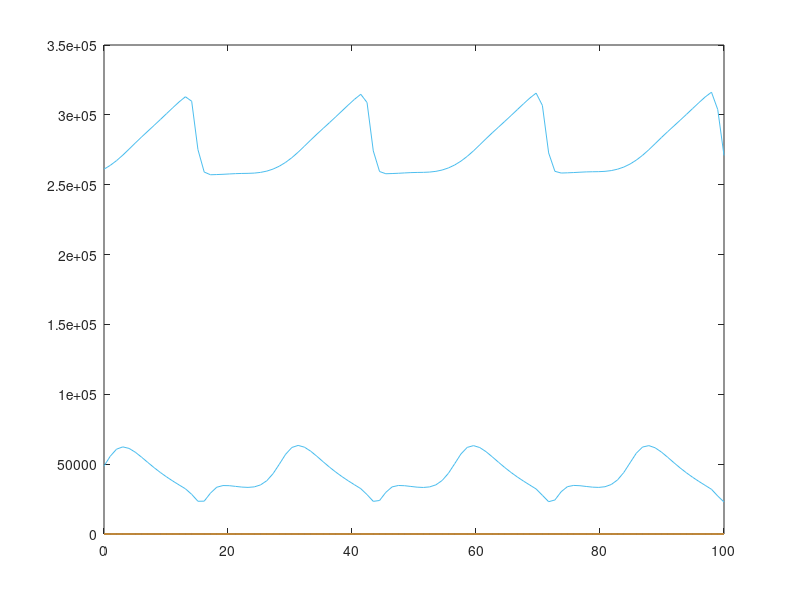

Write MATLAB code to recreate this figure.
% This file works with OCTAVE and is automatically generated with 
% the System Biology Format Converter (http://sbfc.sourceforge.net/)
% from an SBML file.
% To run this file with Matlab you must edit the comments providing
% the definition of the ode solver and the signature for the 
% xdot function.
%
% The conversion system has the following limitations:
%  - You may have to re order some reactions and Assignment Rules definition
%  - Delays are not taken into account
%  - You should change the lsode parameters (start, end, steps) to get better results
%

%
% Model name = Roblitz2013 - Menstrual Cycle following GnRH analogue administration
%
% is http://identifiers.org/biomodels.db/MODEL1311220000
% is http://identifiers.org/biomodels.db/BIOMD0000000494
% isDescribedBy http://identifiers.org/pubmed/23206386
%


function main()
%Initial conditions vector
	x0=zeros(45,1);
	x0(1) = 2.26;
	x0(2) = 19.92;
	x0(3) = 45.0;
	x0(4) = 0.662;
	x0(5) = 4.1;
	x0(6) = 48627.2;
	x0(7) = 0.00326;
	x0(8) = 1.447E-5;
	x0(9) = 1.294E-5;
	x0(10) = 1.07;
	x0(11) = 86.84;
	x0(12) = 52.18;
	x0(13) = 261119.0;
	x0(14) = 0.263;
	x0(15) = 2.667;
	x0(16) = 2.762E-5;
	x0(17) = 3.772E-4;
	x0(18) = 0.00334;
	x0(19) = 0.01385;
	x0(20) = 7.652E-19;
	x0(21) = 2.41;
	x0(22) = 0.244;
	x0(23) = 6.341;
	x0(24) = 1.497;
	x0(25) = 0.119;
	x0(26) = 0.00928;
	x0(27) = 9.409E-4;
	x0(28) = 8.41;
	x0(29) = 0.699;
	x0(30) = 1.098E-8;
	x0(31) = 2.171E-6;
	x0(32) = 0.504;
	x0(33) = 1.604E-5;
	x0(34) = 0.0;
	x0(35) = 0.0;
	x0(36) = 0.0;
	x0(37) = 0.0;
	x0(38) = 0.0;
	x0(39) = 0.0;
	x0(40) = 0.0;
	x0(41) = 0.0;
	x0(42) = 0.0;
	x0(43) = 0.0;
	x0(44) = 0.0;
	x0(45) = 0.0;


% Depending on whether you are using Octave or Matlab,
% you should comment / uncomment one of the following blocks.
% This should also be done for the definition of the function f below.
% Start Matlab code
%	tspan=[0:0.01:100];
%	opts = odeset('AbsTol',1e-3);
%	[t,x]=ode23tb(@f,tspan,x0,opts);
% End Matlab code

% Start Octave code
	t=linspace(0,100,100);
	x=lsode('f',x0,t);
% End Octave code


	plot(t,x);
end



% Depending on whether you are using Octave or Matlab,
% you should comment / uncomment one of the following blocks.
% This should also be done for the definition of the function f below.
% Start Matlab code
%function xdot=f(t,x)
% End Matlab code

% Start Octave code
function xdot=f(x,t)
% End Octave code

% Compartment: id = default, name = default, constant
	compartment_default=1.0;
% Parameter:   id =  p1, name = b_syn_LH
	global_par_p1=7309.91587614104;
% Parameter:   id =  p2, name = k_E2_LH
	global_par_p2=7309.91587614104;
% Parameter:   id =  p174, name = k_AF2_IhB
	global_par_p174=447.467334884553;
% Parameter:   id =  p173, name = b_IhB
	global_par_p173=89.4934669769107;
% Parameter:   id =  p3, name = T_E2_LH
	global_par_p3=192.2041;
% Parameter:   id =  p4, name = T_P4_LH
	global_par_p4=2.3708;
% Parameter:   id =  p6, name = n_E2_LH
	global_par_p6=10.0;
% Parameter:   id =  p7, name = n_P4_LH
	global_par_p7=1.0;
% Parameter:   id =  p175, name = k_Sc2_IhB
	global_par_p175=134240.200465366;
% Parameter:   id =  p152, name = k_AF2_E2
	global_par_p152=2.09450510112762;
% Parameter:   id =  p158, name = b_E2
	global_par_p158=51.558081260068;
% Parameter:   id =  p159, name = k_AF3_E2
	global_par_p159=9.28;
% Parameter:   id =  p160, name = k_AF4_E2
	global_par_p160=3480.27;
% Parameter:   id =  p161, name = k_PrF_E2
	global_par_p161=0.972;
% Parameter:   id =  p164, name = k_Lut1_E2
	global_par_p164=1713.71039914086;
% Parameter:   id =  p165, name = k_Lut4_E2
	global_par_p165=8675.13871487382;
% Parameter:   id =  p154, name = k_cl_E2
	global_par_p154=5.23500984428137;
% Parameter:   id =  p168, name = b_IhA
	global_par_p168=1.44522999821013;
% Parameter:   id =  p169, name = k_PrF_IhA
	global_par_p169=2.28494719885448;
% Parameter:   id =  p170, name = k_Lut2_IhA
	global_par_p170=28.2110255951316;
% Parameter:   id =  p171, name = k_Lut3_IhA
	global_par_p171=216.85;
% Parameter:   id =  p172, name = k_Lut4_IhA
	global_par_p172=114.247359942724;
% Parameter:   id =  p177, name = k_Sc1_IhA
	global_par_p177=60.0;
% Parameter:   id =  p178, name = k_Lut1_IhA
	global_par_p178=180.0;
% Parameter:   id =  p166, name = b_P4
	global_par_p166=0.9426346876678;
% Parameter:   id =  p167, name = k_Lut4_P4
	global_par_p167=761.643100053696;
% Parameter:   id =  p155, name = k_cl_P4
	global_par_p155=5.12958654018257;
% Parameter:   id =  p301, name = a_0
	global_par_p301=0.005593;
% Parameter:   id =  p203, name = T_P4_freq
	global_par_p203=1.2;
% Parameter:   id =  p204, name = n_P4_freq
	global_par_p204=2.0;
% Parameter:   id =  p205, name = T_E2_freq
	global_par_p205=220.0;
% Parameter:   id =  p206, name = n_E2_freq
	global_par_p206=10.0;
% Parameter:   id =  p208, name = T_E2_mass_1
	global_par_p208=220.0;
% Parameter:   id =  p209, name = n_E2_mass_1
	global_par_p209=2.0;
% Parameter:   id =  p210, name = T_E2_mass_2
	global_par_p210=9.6;
% Parameter:   id =  p211, name = n_E2_mass_2
	global_par_p211=1.0;
% Parameter:   id =  p12, name = V_blood
	global_par_p12=5.0;
% Parameter:   id =  p300, name = k_degr_G
	global_par_p300=0.447467334884553;
% Parameter:   id =  p30, name = k_cl_IhAe
	global_par_p30=0.1989;
% Parameter:   id =  p21, name = k_Ih_FSH
	global_par_p21=22129.0495793807;
% Parameter:   id =  p22, name = T_IhA
	global_par_p22=95.81;
% Parameter:   id =  p23, name = T_IhB
	global_par_p23=70.0;
% Parameter:   id =  p24, name = n_IhA
	global_par_p24=5.0;
% Parameter:   id =  p25, name = n_IhB
	global_par_p25=2.0;
% Parameter:   id =  p11, name = T_freq_FSH
	global_par_p11=10.0;
% Parameter:   id =  p13, name = n_freq_FSH
	global_par_p13=3.0;
% Parameter:   id =  p8, name = T_GR_LH
	global_par_p8=3.0E-4;
% Parameter:   id =  p9, name = n_GR_LH
	global_par_p9=5.0;
% Parameter:   id =  p16, name = b_rel_LH
	global_par_p16=0.00476024700196886;
% Parameter:   id =  p5, name = k_GR_LH
	global_par_p5=0.190415249686773;
% Parameter:   id =  p302, name = k_on_G
	global_par_p302=322.176481116879;
% Parameter:   id =  p307, name = k_recy_RG
	global_par_p307=32.2176481116879;
% Parameter:   id =  p306, name = k_inter_RG
	global_par_p306=3.22176481116878;
% Parameter:   id =  p308, name = k_degr_RG
	global_par_p308=0.0894934669769107;
% Parameter:   id =  p311, name = k_syn_RG
	global_par_p311=8.94934669769107E-5;
% Parameter:   id =  p303, name = k_off_G
	global_par_p303=644.352962233757;
% Parameter:   id =  p309, name = k_inact_GR
	global_par_p309=32.2176481116879;
% Parameter:   id =  p310, name = k_act_GR
	global_par_p310=3.222;
% Parameter:   id =  p305, name = k_diss_GRi
	global_par_p305=32.2176481116879;
% Parameter:   id =  p231, name = k_cl_LH
	global_par_p231=74.8505459101486;
% Parameter:   id =  p230, name = k_on_LH
	global_par_p230=2.1430105602291;
% Parameter:   id =  p234, name = k_des_LH
	global_par_p234=183.363164488992;
% Parameter:   id =  p232, name = k_recy_LH
	global_par_p232=68.9493466976911;
% Parameter:   id =  p17, name = b_rel_FSH
	global_par_p17=0.0569894397708967;
% Parameter:   id =  p28, name = k_GR_FSH
	global_par_p28=0.27201539287632;
% Parameter:   id =  p18, name = T_GR_FSH
	global_par_p18=3.0E-4;
% Parameter:   id =  p20, name = n_GR_FSH
	global_par_p20=2.0;
% Parameter:   id =  p240, name = k_on_FSH
	global_par_p240=3.52890638983354;
% Parameter:   id =  p242, name = k_recy_FSH
	global_par_p242=61.0291748702345;
% Parameter:   id =  p244, name = k_des_FSH
	global_par_p244=138.303203866118;
% Parameter:   id =  p94, name = k_s
	global_par_p94=0.2186056917845;
% Parameter:   id =  p90, name = T_FSH_s
	global_par_p90=3.0;
% Parameter:   id =  p91, name = n_FSH_s
	global_par_p91=5.0;
% Parameter:   id =  p95, name = k_cl_s
	global_par_p95=1.34267048505459;
% Parameter:   id =  p92, name = T_P4_s
	global_par_p92=1.2348;
% Parameter:   id =  p93, name = n_P4_s
	global_par_p93=5.0;
% Parameter:   id =  p49, name = k_AF1
	global_par_p49=3.66180418829425;
% Parameter:   id =  p48, name = T_FSHR_AF1
	global_par_p48=0.608121;
% Parameter:   id =  p47, name = n_FSHR_AF1
	global_par_p47=3.0;
% Parameter:   id =  p50, name = k_AF1_AF2
	global_par_p50=1.22060139609808;
% Parameter:   id =  p51, name = k_AF2_AF3
	global_par_p51=4.88231609092536;
% Parameter:   id =  p52, name = SF_LHR
	global_par_p52=2.7262;
% Parameter:   id =  p46, name = n_AF2_AF3
	global_par_p46=3.68896;
% Parameter:   id =  p32, name = k_AF3_AF4
	global_par_p32=122.060139609808;
% Parameter:   id =  p43, name = n_AF3_AF4
	global_par_p43=5.0;
% Parameter:   id =  p31, name = k_AF3_AF3
	global_par_p31=0.122060139609808;
% Parameter:   id =  p55, name = SeF_max
	global_par_p55=10.0;
% Parameter:   id =  p33, name = k_A42_AF4
	global_par_p33=12.2060139609808;
% Parameter:   id =  p44, name = n_AF4
	global_par_p44=2.0;
% Parameter:   id =  p34, name = k_AF4_PrF
	global_par_p34=332.754608913549;
% Parameter:   id =  p35, name = k_cl_PrF
	global_par_p35=122.060139609808;
% Parameter:   id =  p45, name = n_OvF
	global_par_p45=6.0;
% Parameter:   id =  p27, name = k_OvF
	global_par_p27=7.98433864327904;
% Parameter:   id =  p53, name = T_PrF_OvF
	global_par_p53=3.0;
% Parameter:   id =  p54, name = n_PrF_OvF
	global_par_p54=10.0;
% Parameter:   id =  p36, name = k_cl_OvF
	global_par_p36=12.2060139609808;
% Parameter:   id =  p26, name = k_Sc1
	global_par_p26=1.20834079112225;
% Parameter:   id =  p56, name = T_OvF_Sc1
	global_par_p56=0.02;
% Parameter:   id =  p57, name = n_OvF_Sc1
	global_par_p57=10.0;
% Parameter:   id =  p37, name = k_Sc1_Sc2
	global_par_p37=1.22060139609808;
% Parameter:   id =  p38, name = k_Sc2_Lut1
	global_par_p38=0.958117057454806;
% Parameter:   id =  p39, name = k_Lut1_Lut2
	global_par_p39=0.924735994272418;
% Parameter:   id =  p83, name = T_GR_Lut
	global_par_p83=8.0E-4;
% Parameter:   id =  p84, name = n_GR_Lut
	global_par_p84=5.0;
% Parameter:   id =  p40, name = k_Lut2_Lut3
	global_par_p40=0.756765706103455;
% Parameter:   id =  p41, name = k_Lut3_Lut4
	global_par_p41=0.610291748702345;
% Parameter:   id =  p42, name = k_cl_Lut4
	global_par_p42=0.542840522641847;
% Parameter:   id =  p156, name = k_IhA
	global_par_p156=4.28718453552891;
% Parameter:   id =  p157, name = k_cl_IhB
	global_par_p157=172.453910864507;
% Parameter:   id =  p304, name = k_degr_GRi
	global_par_p304=0.00894934669769107;
% Parameter:   id =  p241, name = k_cl_FSH
	global_par_p241=114.247359942724;
% Parameter:   id =  p80, name = m_GR_Lut
	global_par_p80=20.0;
% Parameter:   id =  freq, name = freq
% Parameter:   id =  mass, name = mass
% Parameter:   id =  facE2, name = facE2
	global_par_facE2=1.0;
% Parameter:   id =  facP4, name = facP4
	global_par_facP4=1.0;
% Parameter:   id =  facLH, name = facLH
	global_par_facLH=1.0;
% Parameter:   id =  facFSH, name = facFSH
	global_par_facFSH=1.0;
% Parameter:   id =  p202, name = f_0
	global_par_p202=16.0;
% Parameter:   id =  p201, name = m_E2_freq
	global_par_p201=1.0;
% Parameter:   id =  p274, name = k_A_Ago
	global_par_p274=54.2;
% Parameter:   id =  p275, name = cl_Ago
	global_par_p275=2.65;
% Parameter:   id =  p273, name = V_c_F_Ago
	global_par_p273=38.12;
% Parameter:   id =  p313, name = k_off_Ago
	global_par_p313=644.35;
% Parameter:   id =  p312, name = k_on_Ago
	global_par_p312=322.18;
% Parameter:   id =  p314, name = k_degr_AgoR
	global_par_p314=0.009;
% Parameter:   id =  p315, name = k_diss_AgoR
	global_par_p315=32.22;
% Parameter:   id =  p319, name = k_inact_AgoR
	global_par_p319=32.22;
% Parameter:   id =  p320, name = k_act_AgoR
	global_par_p320=3.22;
% Parameter:   id =  p269, name = t_0_Ago
	global_par_p269=91.0;
% Parameter:   id =  p272, name = dose_Ago
	global_par_p272=100.0;
% Parameter:   id =  p512, name = k_on_ant
	global_par_p512=322.18;
% Parameter:   id =  p513, name = k_off_Ant
	global_par_p513=644.35;
% Parameter:   id =  p514, name = k_degr_Ant
	global_par_p514=0.009;
% Parameter:   id =  p474, name = k_A_Ant
	global_par_p474=45.56;
% Parameter:   id =  p475, name = cl_Ant
	global_par_p475=5.0;
% Parameter:   id =  p473, name = V_c_F_Ant
	global_par_p473=34.9;
% Parameter:   id =  p476, name = k_cp_Ant
	global_par_p476=3.216;
% Parameter:   id =  p477, name = k_pc_Ant
	global_par_p477=4.76;
% Parameter:   id =  p469, name = t_0_Ant
	global_par_p469=34.0;
% Parameter:   id =  p472, name = dose_Ant
	global_par_p472=500.0;
% assignmentRule: variable = freq
	global_par_freq=global_par_p202/(1+(x(21)*global_par_p201*compartment_default/global_par_p7/(global_par_p203*global_par_facP4))^global_par_p204)*(1+global_par_p201*(x(3)*global_par_p201*compartment_default/global_par_p7/(global_par_p205*global_par_facE2))^global_par_p206/(1+(x(3)*global_par_p201*compartment_default/global_par_p7/(global_par_p205*global_par_facE2))^global_par_p206));
% assignmentRule: variable = mass
	global_par_mass=global_par_p301*((x(3)*global_par_p201*compartment_default/global_par_p7/(global_par_p208*global_par_facE2))^global_par_p209/(1+(x(3)*global_par_p201*compartment_default/global_par_p7/(global_par_p208*global_par_facE2))^global_par_p209)+1/(1+(x(3)*global_par_p201*compartment_default/global_par_p7/(global_par_p210*global_par_facE2))^global_par_p211));

% Reaction: id = re2, name = re2
	reaction_re2=compartment_default*function_1(x(8), compartment_default, global_par_p309);

% Reaction: id = re3, name = re3
	reaction_re3=compartment_default*function_2(x(9), compartment_default, global_par_p310);

% Reaction: id = re4, name = re4
	reaction_re4=compartment_default*function_3(x(27), compartment_default, global_par_p307);

% Reaction: id = re5, name = re5
	reaction_re5=compartment_default*function_4(x(26), compartment_default, global_par_p306);

% Reaction: id = re6, name = re6
	reaction_re6=compartment_default*function_5(x(9), compartment_default, global_par_p305);

% Reaction: id = re8, name = re8
	reaction_re8=compartment_default*function_6(x(7), x(26), compartment_default, global_par_p302);

% Reaction: id = re11, name = re11
	reaction_re11=compartment_default*function_7(x(27), compartment_default, global_par_p308);

% Reaction: id = re15, name = re15
	reaction_re15=compartment_default*function_8(x(8), compartment_default, global_par_p303);

% Reaction: id = re24, name = re24
	reaction_re24=compartment_default*function_9(x(7), compartment_default, global_par_p300);

% Reaction: id = re25, name = re25
	reaction_re25=compartment_default*function_10(x(3), x(21), compartment_default, global_par_facE2, global_par_facP4, global_par_p1, global_par_p2, global_par_p3, global_par_p4, global_par_p6, global_par_p7);

% Reaction: id = re26, name = re26
	reaction_re26=compartment_default*function_11(x(11), x(12), compartment_default, global_par_freq, global_par_p11, global_par_p13, global_par_p21, global_par_p22, global_par_p23, global_par_p24, global_par_p25);

% Reaction: id = re28, name = re28
	reaction_re28=compartment_default*function_12(x(37), x(8), x(13), compartment_default, global_par_p16, global_par_p5, global_par_p8, global_par_p9);

% Reaction: id = re29, name = re29
	reaction_re29=compartment_default*function_13(x(37), x(6), x(8), compartment_default, global_par_p17, global_par_p18, global_par_p20, global_par_p28);

% Reaction: id = re35, name = re35
	reaction_re35=compartment_default*function_14(x(15), x(28), compartment_default, global_par_facLH, global_par_p230);

% Reaction: id = re36, name = re36
	reaction_re36=compartment_default*function_15(x(14), compartment_default, global_par_p234);

% Reaction: id = re37, name = re37
	reaction_re37=compartment_default*function_16(x(29), compartment_default, global_par_p232);

% Reaction: id = re38, name = re38
	reaction_re38=compartment_default*function_17(x(15), compartment_default, global_par_p231);

% Reaction: id = re39, name = re39
	reaction_re39=compartment_default*function_18(x(4), compartment_default, global_par_p244);

% Reaction: id = re40, name = re40
	reaction_re40=compartment_default*function_19(x(24), compartment_default, global_par_p242);

% Reaction: id = re42, name = re42
	reaction_re42=compartment_default*function_20(x(1), x(4), compartment_default, global_par_p50);

% Reaction: id = re43, name = re43
	reaction_re43=compartment_default*function_21(x(4), compartment_default, global_par_p47, global_par_p48, global_par_p49);

% Reaction: id = re44, name = re44
	reaction_re44=compartment_default*function_22(x(2), x(14), x(25), compartment_default, global_par_p46, global_par_p51, global_par_p52);

% Reaction: id = re45, name = re45
	reaction_re45=compartment_default*function_23(x(32), x(14), x(25), compartment_default, global_par_p32, global_par_p43, global_par_p52);

% Reaction: id = re46, name = re46
	reaction_re46=compartment_default*function_24(x(33), x(14), x(25), compartment_default, global_par_p34, global_par_p52);

% Reaction: id = re49, name = re49
	reaction_re49=compartment_default*function_25(x(30), compartment_default, global_par_p37);

% Reaction: id = re50, name = re50
	reaction_re50=compartment_default*function_26(x(31), compartment_default, global_par_p38);

% Reaction: id = re51, name = re51
	reaction_re51=compartment_default*function_27(x(37), x(8), x(16), compartment_default, global_par_p39, global_par_p80, global_par_p83, global_par_p84);

% Reaction: id = re52, name = re52
	reaction_re52=compartment_default*function_28(x(37), x(8), x(17), compartment_default, global_par_p40, global_par_p80, global_par_p83, global_par_p84);

% Reaction: id = re53, name = re53
	reaction_re53=compartment_default*function_29(x(37), x(8), x(18), compartment_default, global_par_p41, global_par_p80, global_par_p83, global_par_p84);

% Reaction: id = re54, name = re54
	reaction_re54=compartment_default*function_30(x(5), compartment_default, global_par_p90, global_par_p91, global_par_p94);

% Reaction: id = re56, name = re56
	reaction_re56=compartment_default*function_31(x(21), x(25), compartment_default, global_par_facP4, global_par_p92, global_par_p93, global_par_p95);

% Reaction: id = re57, name = re57
	reaction_re57=compartment_default*function_32(x(32), x(4), compartment_default, global_par_p31, global_par_p55);

% Reaction: id = re58, name = re58
	reaction_re58=compartment_default*function_33(x(33), x(14), compartment_default, global_par_p33, global_par_p44, global_par_p52, global_par_p55);

% Reaction: id = re59, name = re59
	reaction_re59=compartment_default*function_34(x(14), x(22), x(25), compartment_default, global_par_p35, global_par_p45, global_par_p52);

% Reaction: id = re60, name = re60
	reaction_re60=compartment_default*function_35(x(14), x(22), x(25), compartment_default, global_par_p27, global_par_p45, global_par_p52, global_par_p53, global_par_p54);

% Reaction: id = re61, name = re61
	reaction_re61=compartment_default*function_36(x(20), compartment_default, global_par_p36);

% Reaction: id = re62, name = re62
	reaction_re62=compartment_default*function_37(x(20), compartment_default, global_par_p26, global_par_p56, global_par_p57);

% Reaction: id = re64, name = re64
	reaction_re64=compartment_default*function_38(x(37), x(8), x(19), compartment_default, global_par_p42, global_par_p80, global_par_p83, global_par_p84);

% Reaction: id = re65, name = re65
	reaction_re65=compartment_default*function_39(x(2), x(32), x(33), x(15), x(16), x(19), x(22), compartment_default, global_par_facE2, global_par_p152, global_par_p158, global_par_p159, global_par_p160, global_par_p161, global_par_p164, global_par_p165);

% Reaction: id = re66, name = re66
	reaction_re66=compartment_default*function_40(x(3), compartment_default, global_par_p154);

% Reaction: id = re67, name = re67
	reaction_re67=compartment_default*function_41(x(19), compartment_default, global_par_facP4, global_par_p166, global_par_p167);

% Reaction: id = re69, name = re69
	reaction_re69=compartment_default*function_42(x(16), x(17), x(18), x(19), x(22), x(30), compartment_default, global_par_p168, global_par_p169, global_par_p170, global_par_p171, global_par_p172, global_par_p177, global_par_p178);

% Reaction: id = re71, name = re71
	reaction_re71=compartment_default*function_43(x(21), compartment_default, global_par_p155);

% Reaction: id = re72, name = re72
	reaction_re72=compartment_default*function_44(x(2), x(31), compartment_default, global_par_p173, global_par_p174, global_par_p175);

% Reaction: id = re73, name = re73
	reaction_re73=compartment_default*function_45(x(12), compartment_default, global_par_p157);

% Reaction: id = re74, name = re74
	reaction_re74=compartment_default*function_46(x(11), compartment_default, global_par_p30);

% Reaction: id = re75, name = re75
	reaction_re75=compartment_default*function_47(compartment_default, global_par_p311);

% Reaction: id = re76, name = re76
	reaction_re76=compartment_default*function_48(x(9), compartment_default, global_par_p304);

% Reaction: id = re78, name = re78
	reaction_re78=compartment_default*function_49(compartment_default, global_par_freq, global_par_mass);

% Reaction: id = re82, name = re82
	reaction_re82=compartment_default*function_50(x(5), compartment_default, global_par_p241);

% Reaction: id = re83, name = re83
	reaction_re83=compartment_default*function_51(x(37), x(8), x(13), compartment_default, global_par_facLH, global_par_p12, global_par_p16, global_par_p5, global_par_p8, global_par_p9);

% Reaction: id = re84, name = re84
	reaction_re84=compartment_default*function_52(x(37), x(6), x(8), compartment_default, global_par_facFSH, global_par_p12, global_par_p17, global_par_p18, global_par_p20, global_par_p28);

% Reaction: id = re85, name = re85
	reaction_re85=compartment_default*function_53(x(5), x(23), compartment_default, global_par_facFSH, global_par_p240);

% Reaction: id = re87, name = re87
	reaction_re87=compartment_default*function_54(x(10), compartment_default, global_par_p156);

% Reaction: id = re90, name = re90
	reaction_re90=compartment_default*function_55(x(34), compartment_default, global_par_p275);

% Reaction: id = re93, name = re93
	reaction_re93=compartment_default*function_56(x(37), compartment_default, global_par_p319);

% Reaction: id = re94, name = re94
	reaction_re94=compartment_default*function_57(x(36), compartment_default, global_par_p320);

% Reaction: id = re95, name = re95
	reaction_re95=compartment_default*function_58(x(36), compartment_default, global_par_p314);

% Reaction: id = re97, name = re97
	reaction_re97=compartment_default*function_59(x(34), x(26), compartment_default, global_par_p312);

% Reaction: id = re98, name = re98
	reaction_re98=compartment_default*function_60(x(37), compartment_default, global_par_p313);

% Reaction: id = re99, name = re99
	reaction_re99=compartment_default*function_61(x(36), compartment_default, global_par_p315);

% Reaction: id = re100, name = re100
	reaction_re100=compartment_default*function_62(x(35), compartment_default, global_par_p274);

% Reaction: id = re101, name = re101
	reaction_re101=compartment_default*function_63(x(35), compartment_default, global_par_p273, global_par_p274);

% Reaction: id = re102, name = re102
	reaction_re102=compartment_default*function_64(x(38), compartment_default, global_par_p474);

% Reaction: id = re103, name = re103
	reaction_re103=compartment_default*function_65(x(38), compartment_default, global_par_p473, global_par_p474);

% Reaction: id = re104, name = re104
	reaction_re104=compartment_default*function_66(x(39), compartment_default, global_par_p475);

% Reaction: id = re105, name = re105
	reaction_re105=compartment_default*function_67(x(41), compartment_default, global_par_p513);

% Reaction: id = re106, name = re106
	reaction_re106=compartment_default*function_68(x(39), x(26), compartment_default, global_par_p512);

% Reaction: id = re107, name = re107
	reaction_re107=compartment_default*function_69(x(41), compartment_default, global_par_p514);

% Reaction: id = re108, name = re108
	reaction_re108=compartment_default*function_70(x(39), compartment_default, global_par_p476);

% Reaction: id = re109, name = re109
	reaction_re109=compartment_default*function_71(x(40), compartment_default, global_par_p477);

% Species:   id = csa1_degraded, name = csa1_degraded, constant	const_species_csa1_degraded=1.0;

% Species:   id = s33, name = s33, constant	const_species_s33=1.0;

% Species:   id = s38, name = s38, constant	const_species_s38=1.0;

% Species:   id = s62, name = s62, constant	const_species_s62=1.0;

% Species:   id = s64, name = s64, constant	const_species_s64=1.0;

% Species:   id = s66, name = s66, constant	const_species_s66=1.0;

% Species:   id = s67, name = s67, constant	const_species_s67=1.0;

% Species:   id = s69, name = s69, constant	const_species_s69=1.0;

% Species:   id = s71, name = s71, constant	const_species_s71=1.0;

% Species:   id = s72, name = s72, constant	const_species_s72=1.0;

% Species:   id = s74, name = s74, constant	const_species_s74=1.0;

% Species:   id = s76, name = s76, constant	const_species_s76=1.0;

% Species:   id = s78, name = s78, constant	const_species_s78=1.0;

% Species:   id = s82, name = s82, constant	const_species_s82=1.0;

% Species:   id = s85, name = s85, constant	const_species_s85=1.0;

% Species:   id = s87, name = s87, constant	const_species_s87=1.0;

% Species:   id = s92, name = s92, constant	const_species_s92=1.0;

% Species:   id = s93, name = s93, constant	const_species_s93=1.0;

% Species:   id = s94, name = s94, constant	const_species_s94=1.0;

% Species:   id = s95, name = s95, constant	const_species_s95=1.0;

% Species:   id = sa1_degraded, name = sa1_degraded, constant	const_species_sa1_degraded=1.0;

% Species:   id = sa28_degraded, name = sa28_degraded, constant	const_species_sa28_degraded=1.0;

% Species:   id = sa31_degraded, name = sa31_degraded, constant	const_species_sa31_degraded=1.0;

% Species:   id = sa35_degraded, name = sa35_degraded, constant	const_species_sa35_degraded=1.0;

% Species:   id = sa3_degraded, name = sa3_degraded, constant	const_species_sa3_degraded=1.0;

% Species:   id = sa52_degraded, name = sa52_degraded, constant	const_species_sa52_degraded=1.0;

% Species:   id = sa53_degraded, name = sa53_degraded, constant	const_species_sa53_degraded=1.0;

% Species:   id = sa61_degraded, name = sa61_degraded, constant	const_species_sa61_degraded=1.0;

% Species:   id = sa75_degraded, name = sa75_degraded, constant	const_species_sa75_degraded=1.0;

% Species:   id = sa78_degraded, name = sa78_degraded, constant	const_species_sa78_degraded=1.0;

% Species:   id = sa86_degraded, name = sa86_degraded, constant	const_species_sa86_degraded=1.0;

% Species:   id = s102, name = s102, constant	const_species_s102=1.0;

% Species:   id = s106, name = s106, constant	const_species_s106=1.0;

% Species:   id = s108, name = s108, constant	const_species_s108=1.0;

% Species:   id = s107, name = s107, constant	const_species_s107=1.0;

%Event: id=event_1
	event_event_1=time >= global_par_p269;

	if(event_event_1) 
		x(35)=global_par_p272/compartment_default;
	end

%Event: id=event_2
	event_event_2=time >= global_par_p469;

	if(event_event_2) 
		x(38)=x(38)+global_par_p472;
	end

	xdot=zeros(45,1);
	
% Species:   id = AF1, name = AF1, affected by kineticLaw
	xdot(1) = (1/(compartment_default))*((-1.0 * reaction_re42) + ( 1.0 * reaction_re43));
	
% Species:   id = AF2, name = AF2, affected by kineticLaw
	xdot(2) = (1/(compartment_default))*(( 1.0 * reaction_re42) + (-1.0 * reaction_re44));
	
% Species:   id = E2, name = E2, affected by kineticLaw
	xdot(3) = (1/(compartment_default))*(( 1.0 * reaction_re65) + (-1.0 * reaction_re66));
	
% Species:   id = FSH_R, name = FSH_R, affected by kineticLaw
	xdot(4) = (1/(compartment_default))*((-1.0 * reaction_re39) + ( 1.0 * reaction_re85));
	
% Species:   id = FSH_bld, name = FSH_bld, affected by kineticLaw
	xdot(5) = (1/(compartment_default))*((-1.0 * reaction_re82) + ( 1.0 * reaction_re84) + (-1.0 * reaction_re85));
	
% Species:   id = FSH_pit, name = FSH_pit, affected by kineticLaw
	xdot(6) = (1/(compartment_default))*(( 1.0 * reaction_re26) + (-1.0 * reaction_re29));
	
% Species:   id = GnRH, name = GnRH, affected by kineticLaw
	xdot(7) = (1/(compartment_default))*((-1.0 * reaction_re8) + ( 1.0 * reaction_re15) + (-1.0 * reaction_re24) + ( 1.0 * reaction_re78));
	
% Species:   id = GnRH_R_a, name = GnRH_R-a, affected by kineticLaw
	xdot(8) = (1/(compartment_default))*((-1.0 * reaction_re2) + ( 1.0 * reaction_re3) + ( 1.0 * reaction_re8) + (-1.0 * reaction_re15));
	
% Species:   id = GnRH_R_i, name = GnRH_R-i, affected by kineticLaw
	xdot(9) = (1/(compartment_default))*(( 1.0 * reaction_re2) + (-1.0 * reaction_re3) + (-1.0 * reaction_re6) + (-1.0 * reaction_re76));
	
% Species:   id = InhA, name = InhA, affected by kineticLaw
	xdot(10) = (1/(compartment_default))*(( 1.0 * reaction_re69) + (-1.0 * reaction_re87));
	
% Species:   id = InhA_delay, name = InhA_delay, affected by kineticLaw
	xdot(11) = (1/(compartment_default))*((-1.0 * reaction_re74) + ( 1.0 * reaction_re87));
	
% Species:   id = InhB, name = InhB, affected by kineticLaw
	xdot(12) = (1/(compartment_default))*(( 1.0 * reaction_re72) + (-1.0 * reaction_re73));
	
% Species:   id = LH_Pit, name = LH_Pit, affected by kineticLaw
	xdot(13) = (1/(compartment_default))*(( 1.0 * reaction_re25) + (-1.0 * reaction_re28));
	
% Species:   id = LH_R, name = LH_R, affected by kineticLaw
	xdot(14) = (1/(compartment_default))*(( 1.0 * reaction_re35) + (-1.0 * reaction_re36));
	
% Species:   id = LH_bld, name = LH_bld, affected by kineticLaw
	xdot(15) = (1/(compartment_default))*((-1.0 * reaction_re35) + (-1.0 * reaction_re38) + ( 1.0 * reaction_re83));
	
% Species:   id = Lut1, name = Lut1, affected by kineticLaw
	xdot(16) = (1/(compartment_default))*(( 1.0 * reaction_re50) + (-1.0 * reaction_re51));
	
% Species:   id = Lut2, name = Lut2, affected by kineticLaw
	xdot(17) = (1/(compartment_default))*(( 1.0 * reaction_re51) + (-1.0 * reaction_re52));
	
% Species:   id = Lut3, name = Lut3, affected by kineticLaw
	xdot(18) = (1/(compartment_default))*(( 1.0 * reaction_re52) + (-1.0 * reaction_re53));
	
% Species:   id = Lut4, name = Lut4, affected by kineticLaw
	xdot(19) = (1/(compartment_default))*(( 1.0 * reaction_re53) + (-1.0 * reaction_re64));
	
% Species:   id = OvF, name = OvF, affected by kineticLaw
	xdot(20) = (1/(compartment_default))*(( 1.0 * reaction_re60) + (-1.0 * reaction_re61));
	
% Species:   id = P4, name = P4, affected by kineticLaw
	xdot(21) = (1/(compartment_default))*(( 1.0 * reaction_re67) + (-1.0 * reaction_re71));
	
% Species:   id = PrF, name = PrF, affected by kineticLaw
	xdot(22) = (1/(compartment_default))*(( 1.0 * reaction_re46) + (-1.0 * reaction_re59));
	
% Species:   id = R_FSH, name = R_FSH, affected by kineticLaw
	xdot(23) = (1/(compartment_default))*(( 1.0 * reaction_re40) + (-1.0 * reaction_re85));
	
% Species:   id = R_FSH_des, name = R_FSH_des, affected by kineticLaw
	xdot(24) = (1/(compartment_default))*(( 1.0 * reaction_re39) + (-1.0 * reaction_re40));
	
% Species:   id = R_Foll, name = R_Foll, affected by kineticLaw
	xdot(25) = (1/(compartment_default))*(( 1.0 * reaction_re54) + (-1.0 * reaction_re56));
	
% Species:   id = R_GnRH_a, name = R_GnRH-a, affected by kineticLaw
	xdot(26) = (1/(compartment_default))*(( 1.0 * reaction_re4) + (-1.0 * reaction_re5) + (-1.0 * reaction_re8) + ( 1.0 * reaction_re15) + (-1.0 * reaction_re97) + ( 1.0 * reaction_re98) + ( 1.0 * reaction_re105) + (-1.0 * reaction_re106));
	
% Species:   id = R_GnRH_i, name = R_GnRH-i, affected by kineticLaw
	xdot(27) = (1/(compartment_default))*((-1.0 * reaction_re4) + ( 1.0 * reaction_re5) + ( 1.0 * reaction_re6) + (-1.0 * reaction_re11) + ( 1.0 * reaction_re75) + ( 1.0 * reaction_re99));
	
% Species:   id = R_LH, name = R_LH, affected by kineticLaw
	xdot(28) = (1/(compartment_default))*((-1.0 * reaction_re35) + ( 1.0 * reaction_re37));
	
% Species:   id = R_LH_des, name = R_LH_des, affected by kineticLaw
	xdot(29) = (1/(compartment_default))*(( 1.0 * reaction_re36) + (-1.0 * reaction_re37));
	
% Species:   id = Sc1, name = Sc1, affected by kineticLaw
	xdot(30) = (1/(compartment_default))*((-1.0 * reaction_re49) + ( 1.0 * reaction_re62));
	
% Species:   id = Sc2, name = Sc2, affected by kineticLaw
	xdot(31) = (1/(compartment_default))*(( 1.0 * reaction_re49) + (-1.0 * reaction_re50));
	
% Species:   id = AF3, name = AF3, affected by kineticLaw
	xdot(32) = (1/(compartment_default))*(( 1.0 * reaction_re44) + (-1.0 * reaction_re45) + ( 1.0 * reaction_re57));
	
% Species:   id = AF4, name = AF4, affected by kineticLaw
	xdot(33) = (1/(compartment_default))*(( 1.0 * reaction_re45) + (-1.0 * reaction_re46) + ( 1.0 * reaction_re58));
	
% Species:   id = Ago_c, name = Ago_c, affected by kineticLaw
	xdot(34) = (1/(compartment_default))*((-1.0 * reaction_re90) + (-1.0 * reaction_re97) + ( 1.0 * reaction_re98) + ( 1.0 * reaction_re101));
	
% Species:   id = Ago_d, name = Ago_d, affected by kineticLaw
	xdot(35) = (1/(compartment_default))*((-1.0 * reaction_re100));
	
% Species:   id = Ago_R_i, name = Ago_R-i, affected by kineticLaw
	xdot(36) = (1/(compartment_default))*(( 1.0 * reaction_re93) + (-1.0 * reaction_re94) + (-1.0 * reaction_re95) + (-1.0 * reaction_re99));
	
% Species:   id = Ago_R_a, name = Ago_R-a, affected by kineticLaw
	xdot(37) = (1/(compartment_default))*((-1.0 * reaction_re93) + ( 1.0 * reaction_re94) + ( 1.0 * reaction_re97) + (-1.0 * reaction_re98));
	
% Species:   id = Ant_d, name = Ant_d, affected by kineticLaw
	xdot(38) = (1/(compartment_default))*((-1.0 * reaction_re102));
	
% Species:   id = Ant_c, name = Ant_c, affected by kineticLaw
	xdot(39) = (1/(compartment_default))*(( 1.0 * reaction_re103) + (-1.0 * reaction_re104) + ( 1.0 * reaction_re105) + (-1.0 * reaction_re106) + (-1.0 * reaction_re108) + ( 1.0 * reaction_re109));
	
% Species:   id = Ant_p, name = Ant_p, affected by kineticLaw
	xdot(40) = (1/(compartment_default))*(( 1.0 * reaction_re108) + (-1.0 * reaction_re109));
	
% Species:   id = Ant_R, name = Ant_R, affected by kineticLaw
	xdot(41) = (1/(compartment_default))*((-1.0 * reaction_re105) + ( 1.0 * reaction_re106) + (-1.0 * reaction_re107));
	
% Species:   id = s113, name = s113, affected by kineticLaw
	xdot(42) = (1/(compartment_default))*(( 1.0 * reaction_re102));
	
% Species:   id = s114, name = s114, affected by kineticLaw
	xdot(43) = (1/(compartment_default))*((-1.0 * reaction_re103));
	
% Species:   id = s115, name = s115, affected by kineticLaw
	xdot(44) = (1/(compartment_default))*(( 1.0 * reaction_re104));
	
% Species:   id = s116, name = s116, affected by kineticLaw
	xdot(45) = (1/(compartment_default))*(( 1.0 * reaction_re107));
end

function z=function_1(GnRH_R_a,default,p309), z=(p309*GnRH_R_a*default/default);end

function z=function_2(GnRH_R_i,default,p310), z=(p310*GnRH_R_i*default/default);end

function z=function_3(R_GnRH_i,default,p307), z=(p307*R_GnRH_i*default/default);end

function z=function_4(R_GnRH_a,default,p306), z=(p306*R_GnRH_a*default/default);end

function z=function_5(GnRH_R_i,default,p305), z=(p305*GnRH_R_i*default/default);end

function z=function_6(GnRH,R_GnRH_a,default,p302), z=(p302*GnRH*default*R_GnRH_a*default/default);end

function z=function_7(R_GnRH_i,default,p308), z=(p308*R_GnRH_i*default/default);end

function z=function_8(GnRH_R_a,default,p303), z=(p303*GnRH_R_a*default/default);end

function z=function_9(GnRH,default,p300), z=(p300*GnRH*default/default);end

function z=function_10(E2,P4,default,facE2,facP4,p1,p2,p3,p4,p6,p7), z=((p1+p2*(E2*default/(p3*facE2))^p6/(1+(E2*default/(p3*facE2))^p6))/(1+(P4*default/(p4*facP4))^p7)/default);end

function z=function_11(InhA_delay,InhB,default,freq,p11,p13,p21,p22,p23,p24,p25), z=(p21/(1+(InhA_delay*default/p22)^p24+(InhB*default/p23)^p25)*1/(1+(freq/p11)^p13)/default);end

function z=function_12(Ago_R_a,GnRH_R_a,LH_Pit,default,p16,p5,p8,p9), z=((p16+p5*((GnRH_R_a*default+Ago_R_a*default)/p8)^p9/(1+((GnRH_R_a*default+Ago_R_a*default)/p8)^p9))*LH_Pit*default/default);end

function z=function_13(Ago_R_a,FSH_pit,GnRH_R_a,default,p17,p18,p20,p28), z=((p17+p28*((GnRH_R_a*default+Ago_R_a*default)/p18)^p20/(1+((GnRH_R_a*default+Ago_R_a*default)/p18)^p20))*FSH_pit*default/default);end

function z=function_14(LH_bld,R_LH,default,facLH,p230), z=(p230/facLH*LH_bld*default*R_LH*default/default);end

function z=function_15(LH_R,default,p234), z=(p234*LH_R*default/default);end

function z=function_16(R_LH_des,default,p232), z=(p232*R_LH_des*default/default);end

function z=function_17(LH_bld,default,p231), z=(p231*LH_bld*default/default);end

function z=function_18(FSH_R,default,p244), z=(p244*FSH_R*default/default);end

function z=function_19(R_FSH_des,default,p242), z=(p242*R_FSH_des*default/default);end

function z=function_20(AF1,FSH_R,default,p50), z=(p50*FSH_R*default*AF1*default/default);end

function z=function_21(FSH_R,default,p47,p48,p49), z=(p49*(FSH_R*default/p48)^p47/(1+(FSH_R*default/p48)^p47)/default);end

function z=function_22(AF2,LH_R,R_Foll,default,p46,p51,p52), z=(p51*(LH_R*default/p52)^p46*R_Foll*default*AF2*default/default);end

function z=function_23(AF3,LH_R,R_Foll,default,p32,p43,p52), z=(p32*(LH_R*default/p52)^p43*R_Foll*default*AF3*default/default);end

function z=function_24(AF4,LH_R,R_Foll,default,p34,p52), z=(p34*LH_R*default/p52*R_Foll*default*AF4*default/default);end

function z=function_25(Sc1,default,p37), z=(p37*Sc1*default/default);end

function z=function_26(Sc2,default,p38), z=(p38*Sc2*default/default);end

function z=function_27(Ago_R_a,GnRH_R_a,Lut1,default,p39,p80,p83,p84), z=(p39*(1+p80*((GnRH_R_a*default+Ago_R_a*default)/p83)^p84/(1+((GnRH_R_a*default+Ago_R_a*default)/p83)^p84))*Lut1*default/default);end

function z=function_28(Ago_R_a,GnRH_R_a,Lut2,default,p40,p80,p83,p84), z=(p40*(1+p80*((GnRH_R_a*default+Ago_R_a*default)/p83)^p84/(1+((GnRH_R_a*default+Ago_R_a*default)/p83)^p84))*Lut2*default/default);end

function z=function_29(Ago_R_a,GnRH_R_a,Lut3,default,p41,p80,p83,p84), z=(p41*(1+p80*((GnRH_R_a*default+Ago_R_a*default)/p83)^p84/(1+((GnRH_R_a*default+Ago_R_a*default)/p83)^p84))*Lut3*default/default);end

function z=function_30(FSH_bld,default,p90,p91,p94), z=(p94*(FSH_bld*default/p90)^p91/(1+(FSH_bld*default/p90)^p91)/default);end

function z=function_31(P4,R_Foll,default,facP4,p92,p93,p95), z=(p95*(P4*default/(p92*facP4))^p93/(1+(P4*default/(p92*facP4))^p93)*R_Foll*default/default);end

function z=function_32(AF3,FSH_R,default,p31,p55), z=(p31*FSH_R*default*AF3*default*(1-AF3*default/p55)/default);end

function z=function_33(AF4,LH_R,default,p33,p44,p52,p55), z=(p33*(LH_R*default/p52)^p44*AF4*default*(1-AF4*default/p55)/default);end

function z=function_34(LH_R,PrF,R_Foll,default,p35,p45,p52), z=(p35*(LH_R*default/p52)^p45*R_Foll*default*PrF*default/default);end

function z=function_35(LH_R,PrF,R_Foll,default,p27,p45,p52,p53,p54), z=(p27*R_Foll*default*(LH_R*default/p52)^p45*(PrF*default/p53)^p54/(1+(PrF*default/p53)^p54)/default);end

function z=function_36(OvF,default,p36), z=(p36*OvF*default/default);end

function z=function_37(OvF,default,p26,p56,p57), z=(p26*(OvF*default/p56)^p57/(1+(OvF*default/p56)^p57)/default);end

function z=function_39(AF2,AF3,AF4,LH_bld,Lut1,Lut4,PrF,default,facE2,p152,p158,p159,p160,p161,p164,p165), z=(facE2*(p158+p152*AF2*default+p159*AF3*default*LH_bld*default+p160*AF4*default+p161*PrF*default*LH_bld*default+p164*Lut1*default+p165*Lut4*default)/default);end

function z=function_38(Ago_R_a,GnRH_R_a,Lut4,default,p42,p80,p83,p84), z=(p42*(1+p80*((GnRH_R_a*default+Ago_R_a*default)/p83)^p84/(1+((GnRH_R_a*default+Ago_R_a*default)/p83)^p84))*Lut4*default/default);end

function z=function_40(E2,default,p154), z=(p154*E2*default/default);end

function z=function_41(Lut4,default,facP4,p166,p167), z=(facP4*(p166+p167*Lut4*default)/default);end

function z=function_42(Lut1,Lut2,Lut3,Lut4,PrF,Sc1,default,p168,p169,p170,p171,p172,p177,p178), z=((p168+p169*PrF*default+p177*Sc1*default+p178*Lut1*default+p170*Lut2*default+p171*Lut3*default+p172*Lut4*default)/default);end

function z=function_43(P4,default,p155), z=(p155*P4*default/default);end

function z=function_44(AF2,Sc2,default,p173,p174,p175), z=((p173+p174*AF2*default+p175*Sc2*default)/default);end

function z=function_45(InhB,default,p157), z=(p157*InhB*default/default);end

function z=function_46(InhA_delay,default,p30), z=(p30*InhA_delay*default/default);end

function z=function_47(default,p311), z=(p311/default);end

function z=function_48(GnRH_R_i,default,p304), z=(p304*GnRH_R_i*default/default);end

function z=function_49(default,freq,mass), z=(freq*mass/default);end

function z=function_50(FSH_bld,default,p241), z=(p241*FSH_bld*default/default);end

function z=function_51(Ago_R_a,GnRH_R_a,LH_Pit,default,facLH,p12,p16,p5,p8,p9), z=(facLH/p12*(p16+p5*((GnRH_R_a*default+Ago_R_a*default)/p8)^p9/(1+((GnRH_R_a*default+Ago_R_a*default)/p8)^p9))*LH_Pit*default/default);end

function z=function_52(Ago_R_a,FSH_pit,GnRH_R_a,default,facFSH,p12,p17,p18,p20,p28), z=(facFSH/p12*(p17+p28*((GnRH_R_a*default+Ago_R_a*default)/p18)^p20/(1+((GnRH_R_a*default+Ago_R_a*default)/p18)^p20))*FSH_pit*default/default);end

function z=function_53(FSH_bld,R_FSH,default,facFSH,p240), z=(p240/facFSH*FSH_bld*default*R_FSH*default/default);end

function z=function_54(InhA,default,p156), z=(p156*InhA*default/default);end

function z=function_55(Ago_c,default,p275), z=(p275*Ago_c*default/default);end

function z=function_56(Ago_R_a,default,p319), z=(p319*Ago_R_a*default/default);end

function z=function_57(Ago_R_i,default,p320), z=(p320*Ago_R_i*default/default);end

function z=function_58(Ago_R_i,default,p314), z=(p314*Ago_R_i*default/default);end

function z=function_59(Ago_c,R_GnRH_a,default,p312), z=(p312*R_GnRH_a*default*Ago_c*default/default);end

function z=function_60(Ago_R_a,default,p313), z=(p313*Ago_R_a*default/default);end

function z=function_61(Ago_R_i,default,p315), z=(p315*Ago_R_i*default/default);end

function z=function_62(Ago_d,default,p274), z=(p274*Ago_d*default/default);end

function z=function_63(Ago_d,default,p273,p274), z=(p274/p273*Ago_d*default/default);end

function z=function_64(Ant_d,default,p474), z=(p474*Ant_d/default);end

function z=function_65(Ant_d,default,p473,p474), z=(p474/p473*Ant_d/default);end

function z=function_66(Ant_c,default,p475), z=(p475*Ant_c/default);end

function z=function_67(Ant_R,default,p513), z=(p513*Ant_R/default);end

function z=function_68(Ant_c,R_GnRH_a,default,p512), z=(p512*R_GnRH_a*default*Ant_c/default);end

function z=function_69(Ant_R,default,p514), z=(p514*Ant_R/default);end

function z=function_70(Ant_c,default,p476), z=(p476*Ant_c/default);end

function z=function_71(Ant_p,default,p477), z=(p477*Ant_p/default);end

% adding few functions representing operators used in SBML but not present directly 
% in either matlab or octave. 
function z=pow(x,y),z=x^y;end
function z=root(x,y),z=y^(1/x);end
function z = piecewise(varargin)
	numArgs = nargin;
	result = 0;
	foundResult = 0;
	for k=1:2: numArgs-1
		if varargin{k+1} == 1
			result = varargin{k};
			foundResult = 1;
			break;
		end
	end
	if foundResult == 0
		result = varargin{numArgs};
	end
	z = result;
end


